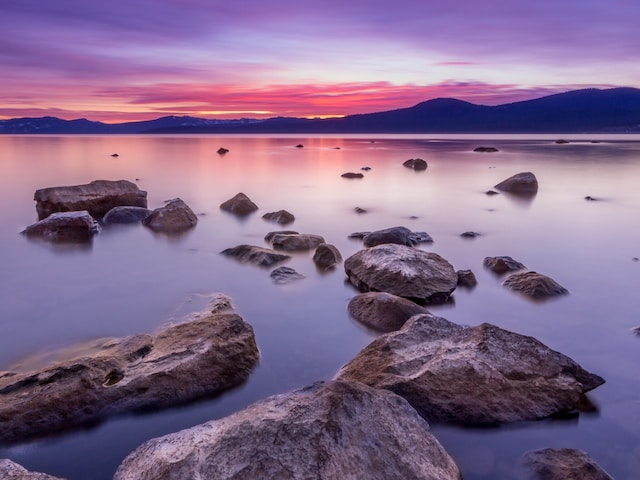
#> input picture CV-5/Lab2/Resources/landscape.jpg, 640 x 480 px, found by its file name
$ python Q1.py
#> lines starting #> are read from the running program, lines starting #| are printed output that depends on the picture
import cv2 as cv
import numpy as np
import matplotlib.pyplot as plt

img = cv.imread('Resources\\landscape.jpg')
#> img is the input picture: shape (480, 640, 3); mean B, G, R 141.1, 106.2, 131.4
# cv.imshow('Cocktail', img)

gray = cv.cvtColor(img, cv.COLOR_BGR2GRAY)
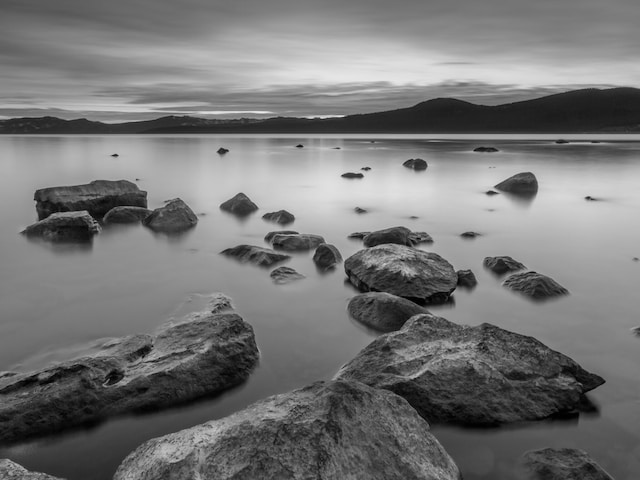
#> gray: shape (480, 640); min 0, max 238, mean 117.7
# cv.imshow('Gray Cocktail', gray)
gray_hist = cv.calcHist([gray],[0],None,[256],[0,256])
#> gray_hist = 256 values, max 2987 at index 124, min 0 at index 234, mean 1200
plt.subplot(2,1,1)
plt.plot(gray_hist, color=[0,0,0])
plt.title('Grayscale Histogram')
plt.xlim([0,256])

eqHist = cv.equalizeHist(gray)
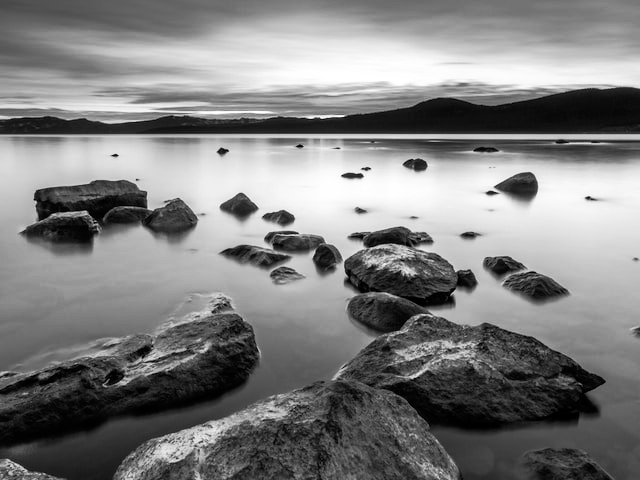
#> eqHist: shape (480, 640); min 0, max 255, mean 128.2
# cv.imshow('Equalized Gray Cocktail', eqHist)
eq_hist = cv.calcHist([eqHist],[0],None,[256],[0,256])
#> eq_hist = 256 values, max 2987 at index 131, min 0 at index 13, mean 1200
plt.subplot(2,1,2)
plt.plot(eq_hist)
plt.title('Eq Grayscale Histogram')
plt.xlim([0,256])

res = np.hstack((gray, eqHist))
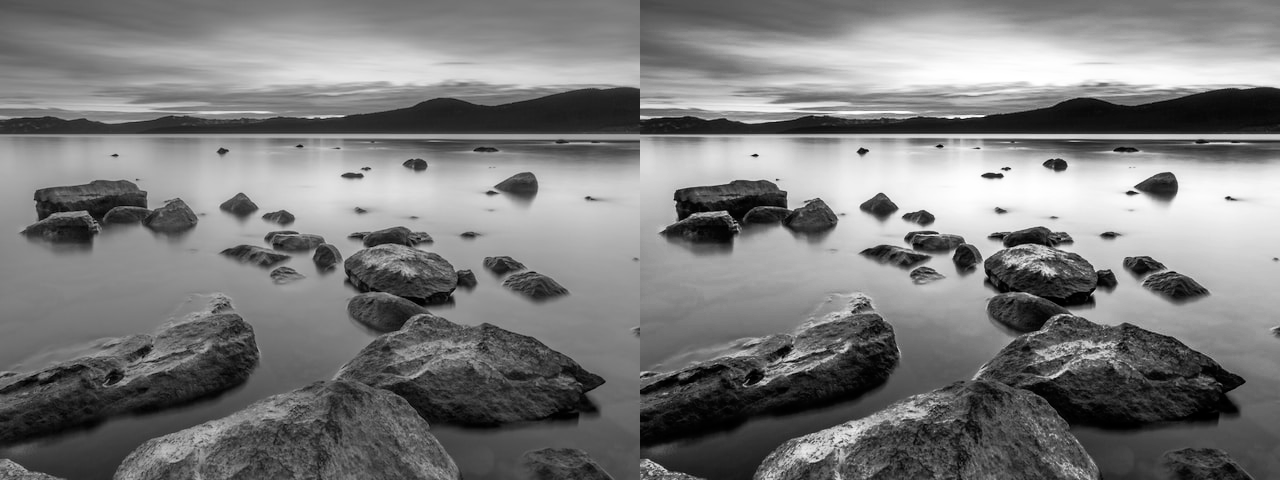
#> res: shape (480, 1280); min 0, max 255, mean 122.9
cv.imshow('OG-EQ', res)

colors = ('b','g','r')
for i,col in enumerate(colors):
    hist = cv.calcHist([img], [i], None, [256], [0,256])
    plt.subplot(2,1,1)
    plt.plot(hist, color=col)
    plt.xlim([0,256])

plt.tight_layout()
plt.show()
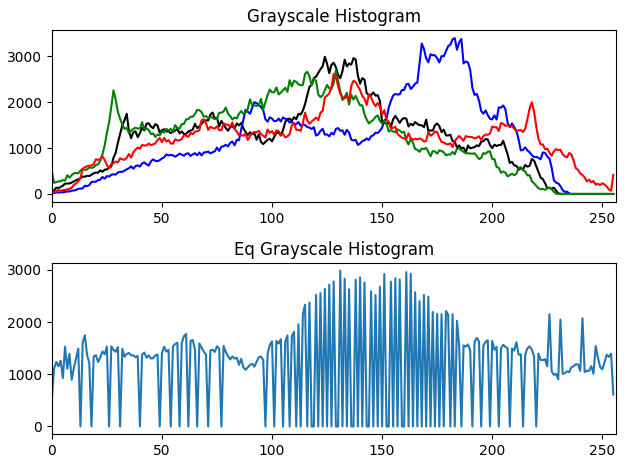
#> figure drawn by matplotlib, 2 panels; panel 1: curve peaks at x = 124, y = 2987; panel 1: curve peaks at x = 183, y = 3393; panel 1: curve peaks at x = 129, y = 2687; panel 2: curve peaks at x = 131, y = 2987

cv.waitKey(0)

$ run again, with CV-5/Lab2/Resources/cocktail.jpg copied over CV-5/Lab2/Resources/landscape.jpg
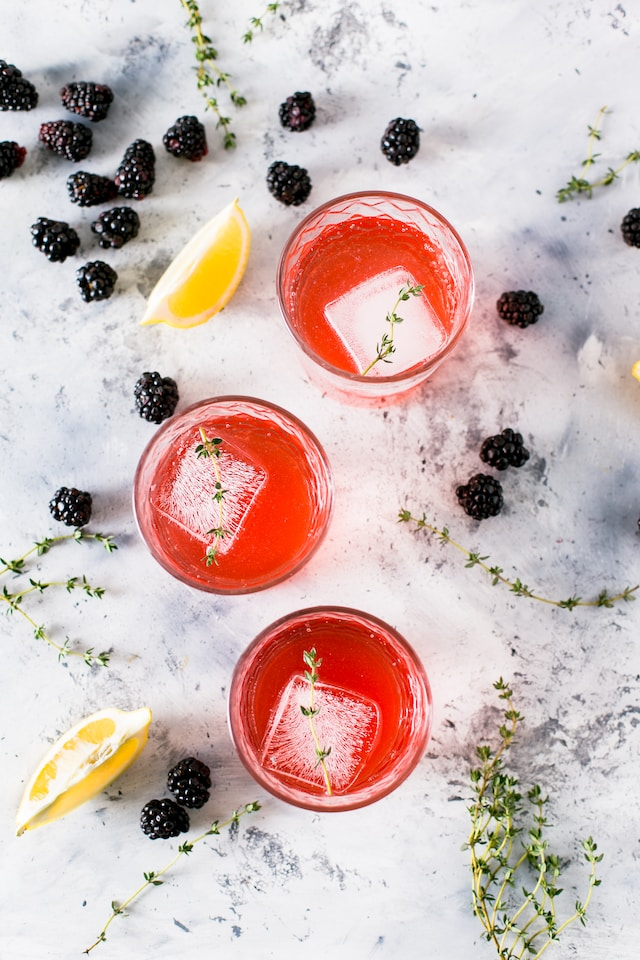
#> input picture CV-5/Lab2/Resources/cocktail.jpg, 640 x 960 px, found by its file name
#> img is the input picture: shape (960, 640, 3); mean B, G, R 180.9, 184.8, 206.4
#> gray_hist = 256 values, max 15206 at index 236, min 5 at index 255, mean 2400
#> `eqHist = cv.equalizeHist(gray)`:
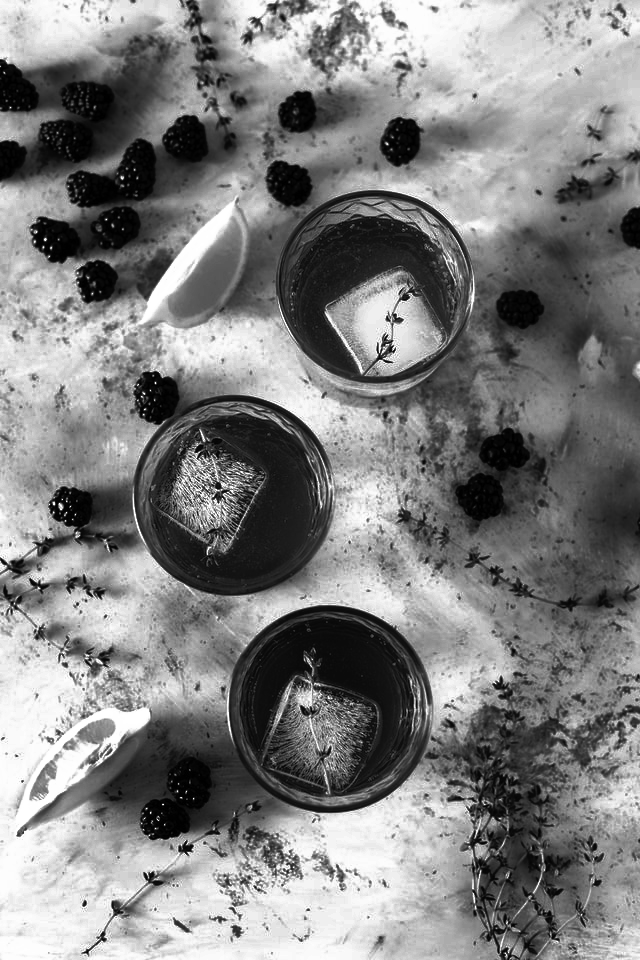
#> eqHist: shape (960, 640); min 0, max 255, mean 128.7
#> eq_hist = 256 values, max 15206 at index 222, min 0 at index 80, mean 2400
#> `plt.show()`:
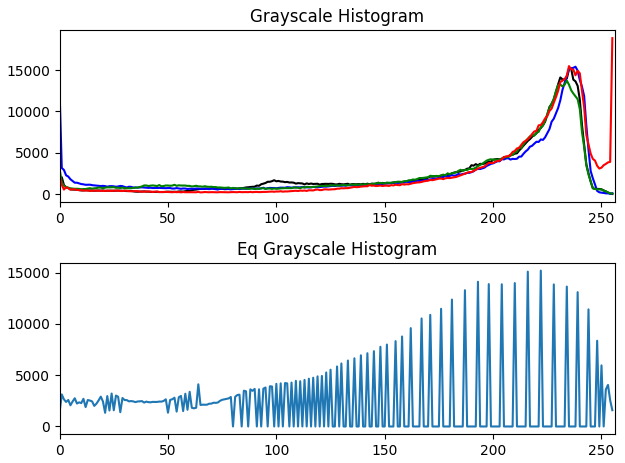
#> figure drawn by matplotlib, 2 panels; panel 1: curve peaks at x = 236, y = 15206; panel 1: curve peaks at x = 238, y = 15423; panel 1: curve peaks at x = 234, y = 13739; panel 2: curve peaks at x = 222, y = 15206
